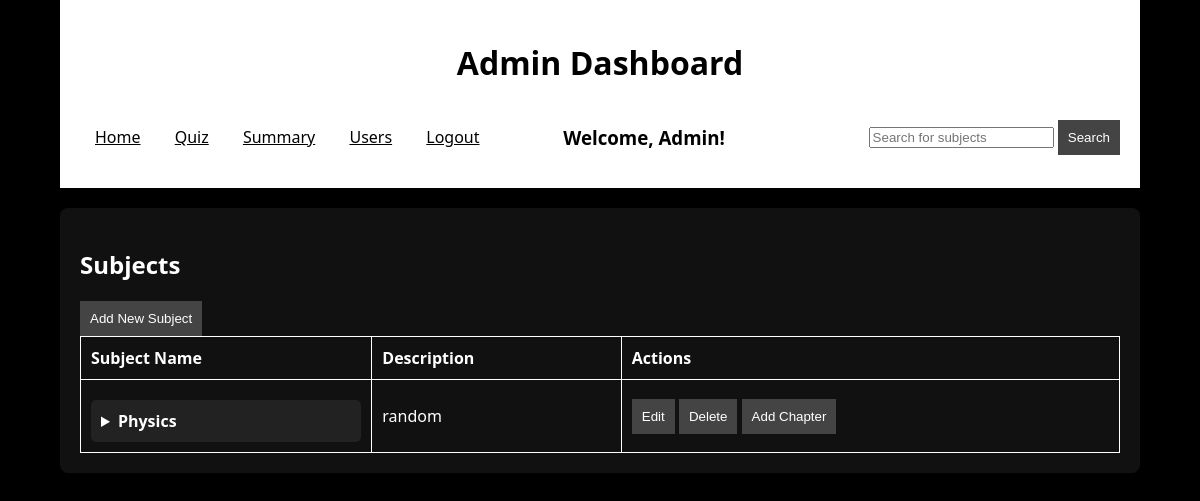
Page /home on the earlier database version.
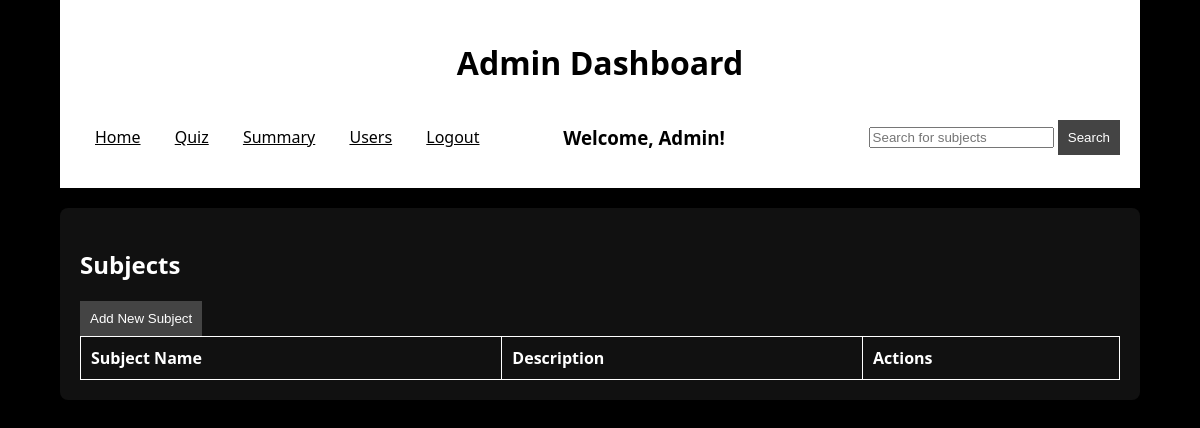
Same page on the later database version.
### models/model1.py (models this page shows)
class Subject(db.Model):
    id = db.Column(db.Integer,primary_key=True)
    subject_name = db.Column(db.String(),unique=True,nullable=False)
    sub_description = db.Column(db.String(),nullable=False)
    chap_details = db.relationship("Chapter",backref="sub_details",cascade="all, delete")

### controllers/controller.py (the view)
@app.route("/home",methods=["GET","POST"])
def home():
    subject_info = Subject.query.all()
    return render_template("admin.html",subject_info=subject_info)

### templates/admin.html (shortened to what this page needs)
<!DOCTYPE html>
<html lang="en">
<head>
    <link rel="stylesheet" href="{{ url_for('static', filename='style2.css') }}">
</head>
<body>
    <div class="container">
        <header>
            <h1>Admin Dashboard</h1>
            <div style="display: flex; justify-content: space-between; align-items: center;">
            <nav>
                <ul>
                    <li><a href="/home">Home</a></li>
                    <li><a href="/quiz_home">Quiz</a></li>
                    <li><a href="/generate_chart/admin">Summary</a></li>
                    <li><a href="/user_details">Users</a></li>
                    <li><a href="/login">Logout</a></li>
                </ul>
            </nav>
                <h3 style="padding-right: 75px;">Welcome, Admin!</h3>
                <form method="GET" action="/sub_search">
                    <input type="text" name="query" placeholder="Search for subjects">
                    <button type="submit">Search</button>
                </form>
            </div>
        </header>
        <section id="Home">
            {% if query %}
            <h2>Results for "{{query}}"</h2>
            {% else %}
            <h2>Subjects</h2>
            {% endif %}
            <form action="/subject">
                <button>Add New Subject</button>
            </form>
            <table>
                <tr>
                    <th>Subject Name</th>
                    <th>Description</th>
                    <th>Actions</th>
                </tr>
                {% for subject in subject_info %}
                <tr>
                    <td>
                        <details>
                            <summary>{{subject.subject_name}}</summary>
                        </details>
                    </td>
                    <td>{{subject.sub_description}}</td>
                    <td>
                        <form action="/edit_subject/{{subject.id}}" style="display: inline;">
                            <button>Edit</button>
                        </form>
                        <form action="/delete_subject/{{subject.id}}" onclick="return confirm('Are you sure you want to delete this subject?');" style="display: inline;">
                            <button>Delete</button>
                        </form>
                        <form action="/chapter/{{subject.id}}" style="display: inline;">
                            <button>Add Chapter</button>
                        </form>
                    </td>
                </tr>
                {% endfor %}
            </table>
        </section>
    </div>
</body>
</html>

Differences in the rows shown:
removed Subject: subject_name "Physics", sub_description "random"
